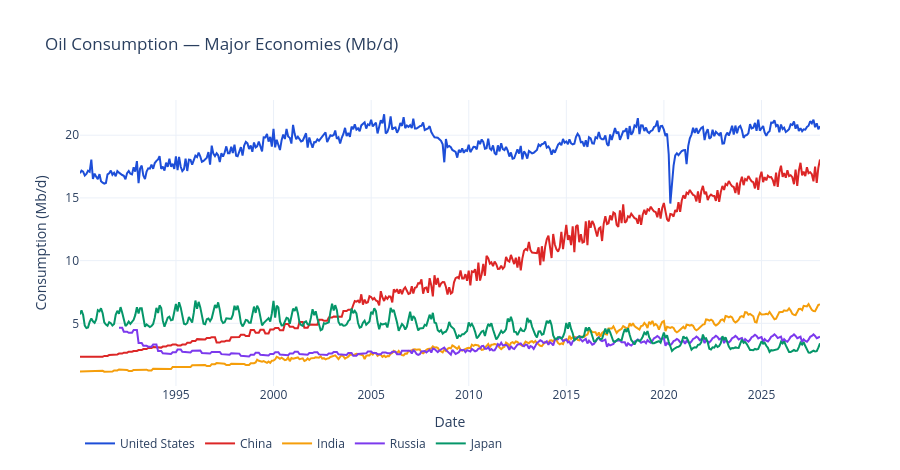

Here is the notebook cell this chart was saved with:
### Markdown cell above
## 4. China and India — The 21st Century Demand Story

### Code cell
ctry_clean = cons_ctry.dropna(subset=['cons_china', 'cons_india', 'cons_usa'])

fig = go.Figure()

for col, label, color in [
    ('cons_usa',    'United States', '#1D4ED8'),
    ('cons_china',  'China',         '#DC2626'),
    ('cons_india',  'India',         '#F59E0B'),
    ('cons_russia', 'Russia',        '#7C3AED'),
    ('cons_japan',  'Japan',         '#059669'),
]:
    data = ctry_clean[col].dropna()
    fig.add_trace(go.Scatter(
        x=data.index, y=data,
        mode='lines', name=label,
        line=dict(color=color, width=2)
    ))

fig.update_layout(
    title='Oil Consumption — Major Economies (Mb/d)',
    xaxis_title='Date', yaxis_title='Consumption (Mb/d)',
    template='plotly_white', height=470, hovermode='x unified',
    legend=dict(orientation='h', y=-0.15)
)
fig.show()

### Figure 1 — Plotly figure (JSON) as saved in the notebook; plotly's stock layout.template omitted (floating-point values rounded to 4 significant figures; data arrays with more than 128 entries replaced by an {"elided": "..."} marker saying what was removed)
{"data": [{"line": {"color": "#1D4ED8", "width": 2}, "mode": "lines", "name": "United States", "type": "scatter", "x": {"elided": "456 str values"}, "y": {"elided": "456 float values"}}, {"line": {"color": "#DC2626", "width": 2}, "mode": "lines", "name": "China", "type": "scatter", "x": {"elided": "456 str values"}, "y": {"elided": "456 float values"}}, {"line": {"color": "#F59E0B", "width": 2}, "mode": "lines", "name": "India", "type": "scatter", "x": {"elided": "456 str values"}, "y": {"elided": "456 float values"}}, {"line": {"color": "#7C3AED", "width": 2}, "mode": "lines", "name": "Russia", "type": "scatter", "x": {"elided": "432 str values"}, "y": {"elided": "432 float values"}}, {"line": {"color": "#059669", "width": 2}, "mode": "lines", "name": "Japan", "type": "scatter", "x": {"elided": "456 str values"}, "y": {"elided": "456 float values"}}], "layout": {"height": 470, "hovermode": "x unified", "legend": {"orientation": "h", "y": -0.15}, "title": {"text": "Oil Consumption — Major Economies (Mb/d)"}, "xaxis": {"title": {"text": "Date"}}, "yaxis": {"title": {"text": "Consumption (Mb/d)"}}}}
